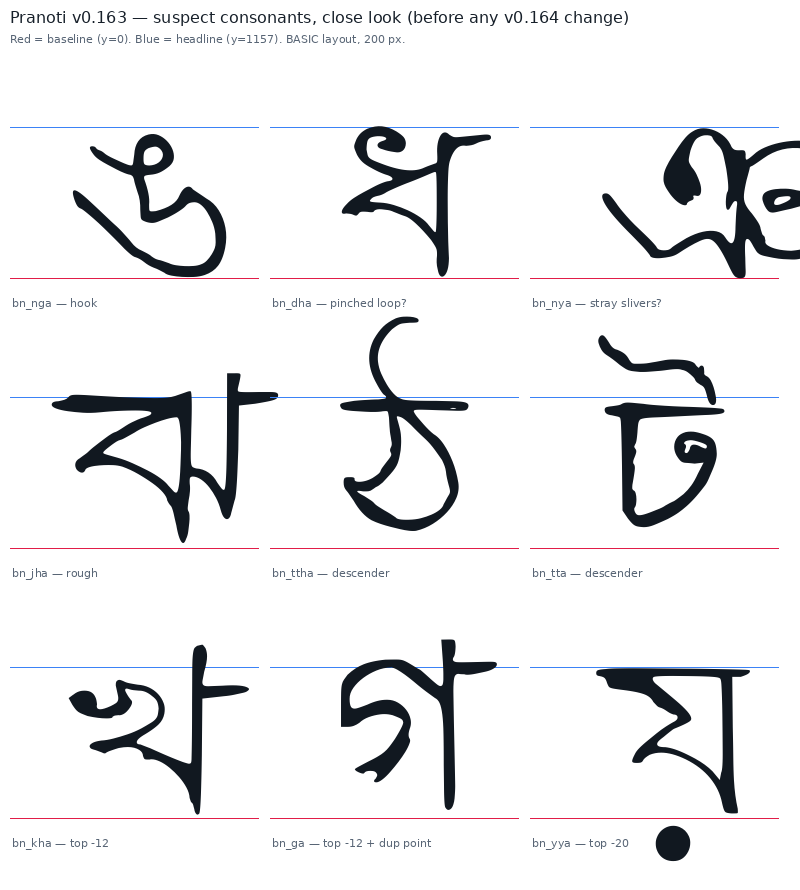
#> input picture specimens/closeup-suspects-v0.163.png, 800 x 890 px, given in place of 1000036047_1_lxem.jpg, which was not available
$ python extract_cells.py
#> lines starting #> are read from the running program, lines starting #| are printed output that depends on the picture; after the words box and inside, x2 and y2 are one past the last pixel; in counts of white or black regions, pixels touching at a corner belong together
### tools/grid_detect.py
#!/usr/bin/env python3
"""v0.160 grid detection: find row bands and column segments in a
handwriting sheet photo, extract tight cell crops, and build a labelled
contact sheet for visual verification of the cell->glyph mapping.

Method: threshold ink, horizontal projection -> row bands (split on gaps
>= min_row_gap), vertical projection inside each band -> column segments
(split on gaps >= min_col_gap). Despeckle: drop connected components
smaller than MIN_AREA px (paper specks / JPEG noise, not strokes).
"""
import json, sys
import numpy as np
from PIL import Image, ImageDraw, ImageFont
from scipy import ndimage

THR = 100
MIN_AREA = 6
BORDER = 20  # ignore outer photo border (shadows / dark edges)


def load_ink(path, thr=THR):
    a = np.array(Image.open(path).convert('L'))
    ink = a < thr
    lab, n = ndimage.label(ink)
    if n:
        sizes = ndimage.sum_labels(ink, lab, range(1, n + 1))
        keep = np.zeros_like(ink)
        for i, s in enumerate(sizes, 1):
            if s >= MIN_AREA:
                keep |= (lab == i)
        ink = keep
    return ink


def runs(mask, min_gap):
    """Contiguous True runs, merging runs separated by < min_gap."""
    idx = np.where(mask)[0]
    if len(idx) == 0:
        return []
    out = []
    s = p = int(idx[0])
    for v in idx[1:]:
        v = int(v)
        if v - p > min_gap:
            out.append((s, p))
            s = v
        p = v
    out.append((s, p))
    return out


def detect(path, min_row_gap=25, min_col_gap=25, min_row_ink=200,
           min_col_ink=8):
    ink = load_ink(path)
    ink[:BORDER, :] = False
    ink[-BORDER:, :] = False
    ink[:, :BORDER] = False
    ink[:, -BORDER:] = False
    H, W = ink.shape
    rowsum = ink.sum(axis=1)
    bands = []
    for y0, y1 in runs(rowsum > 0, min_row_gap):
        if rowsum[y0:y1 + 1].sum() < min_row_ink:
            continue
        bands.append((y0, y1))
    # global column grid: segment x-centres from the widest bands
    raw = []
    for bi, (y0, y1) in enumerate(bands):
        colsum = ink[y0:y1 + 1, :].sum(axis=0)
        segs = []
        for x0, x1 in runs(colsum > 0, min_col_gap):
            sub = ink[y0:y1 + 1, x0:x1 + 1]
            if sub.sum() < min_col_ink:
                continue
            ys, xs = np.where(sub)
            segs.append((x0 + int(xs.min()), y0 + int(ys.min()),
                         x0 + int(xs.max()), y0 + int(ys.max())))
        # merge intra-glyph splits: parts of one glyph (e.g. ো = ে + া)
        # sit <55px apart; neighbouring glyphs are >=80px apart.
        merged = []
        for s in sorted(segs):
            if merged and s[0] - merged[-1][2] < 55:
                p = merged[-1]
                merged[-1] = (p[0], min(p[1], s[1]), s[2], max(p[3], s[3]))
            else:
                merged.append(s)
        for (x0, y0, x1, y1) in merged:
            raw.append((bi, x0, y0, x1, y1))
    # column grid: centres of the band with the most TOTAL ink (a full
    # consonant/letter row, not the punctuation row which has more cells
    # but far less ink and different column positions). The grid is used
    # ONLY to drop stray specks far outside the sheet columns; cells are
    # the raw segments, in left-to-right order within each band.
    per_band = {}
    for bi, x0, y0, x1, y1 in raw:
        per_band.setdefault(bi, []).append((x0, y0, x1, y1))
    ink_per_band = {bi: sum((s[2] - s[0]) * (s[3] - s[1]) for s in segs)
                    for bi, segs in per_band.items()}
    fullest = per_band[max(ink_per_band, key=ink_per_band.get)]
    centres = sorted((s[0] + s[2]) / 2 for s in fullest)
    grid = centres
    cells = []  # (band_i, col_i, x0, y0, x1, y1) tight ink boxes
    for bi, segs in sorted(per_band.items()):
        segs = sorted(segs)
        kept = []
        for (x0, y0, x1, y1) in segs:
            cx = (x0 + x1) / 2
            # drop strays: a segment whose centre is far from every grid
            # column AND far from its band-mates is a paper speck.
            if min(abs(g - cx) for g in grid) > 130 and len(segs) > 1:
                # keep it only if it sits inside the band's own span
                span0 = min(s[0] for s in segs)
                span1 = max(s[2] for s in segs)
                if cx < span0 - 20 or cx > span1 + 20:
                    continue
            kept.append((x0, y0, x1, y1))
        for ci, (x0, y0, x1, y1) in enumerate(kept):
            cells.append((bi, ci, x0, y0, x1, y1))
    return ink.shape, bands, cells, grid


# [26 lines left out: function contact_sheet, not called in this run]


# [10 lines that do not run on import are left out]

### tools/extract_cells.py
#!/usr/bin/env python3
"""v0.160 cell extraction: run grid detection on the clean source photos,
assign each detected cell to its glyph by the known sheet layout, save
tight cell crops, and build labelled contact sheets for visual checking.

Layouts (verified by reading the photos):
  Vowel sheet (11 rows x 7): rows অ আ ই ঈ উ ঊ ঋ এ ঐ ও ঔ, 7 instances each.
  Consonant sheet (10 rows):
    R0 ক খ গ ঘ ঙ চ ছ জ ঝ ঞ
    R1 ট ঠ ড ঢ ণ ত থ দ ধ ন
    R2 প ফ ব ভ ম য র ল শ ষ
    R3 স হ ড় ঢ় য় ৎ ং ঃ ঁ
    R4 া ি ী ু ূ ৃ ে ৈ ো ৌ
    R5 ো ৌ ো ৌ            (duplicates of R4's last two — backups)
    R6 । . , ; : :- : – — --- ...   (":-" and "---" ambiguous, "..." has no cmap entry)
    R7 / ‘ ’ “ ” ? !
    R8 ১ ২ ৩ ৪ ৫ ৬ ৭ ৮ ৯ ০
    R9 1 2 3 4 5 6 7 8 9 0  (Latin digits — out of scope, extracted for reference only)
"""
import json, sys
from pathlib import Path
import numpy as np
from PIL import Image, ImageDraw, ImageFont
sys.path.insert(0, str(Path(__file__).resolve().parent))
from grid_detect import detect

ROOT = Path('/home/hatch/workspace/fonts/bengali-hand/v0160-prep')
PHOTOS = Path('/home/hatch/workspace/user/files')

VOWEL_ROWS = ['অ', 'আ', 'ই', 'ঈ', 'উ', 'ঊ', 'ঋ', 'এ', 'ঐ', 'ও', 'ঔ']
VOWEL_GLYPHS = ['bn_a', 'bn_aa', 'bn_i', 'bn_ii', 'bn_u', 'bn_uu', 'bn_ri',
                'bn_e', 'bn_ai', 'bn_o', 'bn_au']
VOWEL_FILES = ['1000036047_1_lxem.jpg', '1000038364_2_t9wh.jpg',
               '1000036048_3_pr9o.jpg', '1000036049_4_24mu.jpg']

CONS_ROWS = [
    (['ক', 'খ', 'গ', 'ঘ', 'ঙ', 'চ', 'ছ', 'জ', 'ঝ', 'ঞ'],
     ['bn_ka', 'bn_kha', 'bn_ga', 'bn_gha', 'bn_nga', 'bn_ca', 'bn_cha',
      'bn_ja', 'bn_jha', 'bn_nya']),
    (['ট', 'ঠ', 'ড', 'ঢ', 'ণ', 'ত', 'থ', 'দ', 'ধ', 'ন'],
     ['bn_tta', 'bn_ttha', 'bn_dda', 'bn_ddha', 'bn_nna', 'bn_ta', 'bn_tha',
      'bn_da', 'bn_dha', 'bn_na']),
    (['প', 'ফ', 'ব', 'ভ', 'ম', 'য', 'র', 'ল', 'শ', 'ষ'],
     ['bn_pa', 'bn_pha', 'bn_ba', 'bn_bha', 'bn_ma', 'bn_ya', 'bn_ra',
      'bn_la', 'bn_sha', 'bn_ssa']),
    (['স', 'হ', 'ড়', 'ঢ়', 'য়', 'ৎ', 'ং', 'ঃ', 'ঁ'],
     ['bn_sa', 'bn_ha', 'bn_rra', 'bn_rha', 'bn_yya', None,
      'bn_anusvara', 'bn_visarga', 'bn_candrabindu']),
    (['া', 'ি', 'ী', 'ু', 'ূ', 'ৃ', 'ে', 'ৈ', 'ো', 'ৌ'],
     ['bn_aakaar', 'bn_ikaar', 'bn_iikaar', 'bn_ukaar', 'bn_uukaar',
      'bn_rikaar', 'bn_ekaar', 'bn_aikaar', 'bn_okaar', 'bn_aukaar']),
    (['ো', 'ৌ', 'ো', 'ৌ'], ['bn_okaar', 'bn_aukaar', 'bn_okaar', 'bn_aukaar']),
    (['।', '.', ',', ';', ':', ':-', ':', '–', '—', '---', '...'],
     ['danda', 'period', 'comma', 'semicolon', 'colon', None, 'colon',
      'hyphen', 'emdash', None, None]),
    (['/', '‘', '’', '“', '”', '?', '!'],
     ['slash', 'quoteleft', 'quoteright', 'quotedblleft', 'quotedblright',
      'question', 'exclam']),
    (['১', '২', '৩', '৪', '৫', '৬', '৭', '৮', '৯', '০'],
     ['bn_one', 'bn_two', 'bn_three', 'bn_four', 'bn_five', 'bn_six',
      'bn_seven', 'bn_eight', 'bn_nine', 'bn_zero']),
    (['1', '2', '3', '4', '5', '6', '7', '8', '9', '0'],
     [None] * 10),
]
CONS_FILES = ['1000033792_16_ve4v.jpg']  # photo 17 is backup only: its
# left edge carries a dark strip that the detector reads as an extra
# column; use it only for individual damaged cells, case by case.


def extract(photo, layout_rows, tag, outdir):
    """layout_rows: list of (chars, glyph_names). Returns manifest list."""
    path = PHOTOS / photo
    shape, bands, cells, grid = detect(str(path))
    im = Image.open(path).convert('L')
    W, H = im.size
    man = []
    assert len(bands) == len(layout_rows), \
        f'{photo}: {len(bands)} bands, expected {len(layout_rows)} rows'
    by_band = {}
    for (bi, ci, x0, y0, x1, y1) in cells:
        by_band.setdefault(bi, []).append((ci, x0, y0, x1, y1))
    for bi, (chars, glyphs) in enumerate(layout_rows):
        got = sorted(by_band.get(bi, []))
        if len(got) != len(chars):
            print(f'  !! {photo} band {bi}: {len(got)} cells, expected {len(chars)} '
                  f'({chars})')
        for ci, (cj, x0, y0, x1, y1) in enumerate(got):
            if ci >= len(chars):
                print(f'  !! {photo} band {bi}: extra cell {cj} at x{x0}-{x1}')
                continue
            pad = 8
            cx0, cy0 = max(0, x0 - pad), max(0, y0 - pad)
            cx1, cy1 = min(W, x1 + 1 + pad), min(H, y1 + 1 + pad)
            crop = im.crop((cx0, cy0, cx1, cy1))
            name = f'{tag}_r{bi + 1}c{ci + 1}.png'
            crop.save(outdir / name)
            man.append(dict(photo=photo, tag=tag, row=bi + 1, col=ci + 1,
                            char=chars[ci], glyph=glyphs[ci],
                            box=[x0, y0, x1, y1], cropbox=[cx0, cy0, cx1, cy1],
                            file=str(outdir / name)))
    return man


# [21 lines left out: function sheet, not called in this run]


def main():
    outdir = ROOT / 'cells'
    outdir.mkdir(parents=True, exist_ok=True)
    manifest = []
    for photo in VOWEL_FILES:
        tag = photo.split('_')[0][-2:] if False else photo[:10]
        tag = 'vow_' + photo.split('_')[1]  # vow_1, vow_2, ...
        layout = [( [c], [g]) for c, g in zip(VOWEL_ROWS, VOWEL_GLYPHS)]
        # expand: each row has 7 instances of the same glyph
        rows = []
        for c, g in zip(VOWEL_ROWS, VOWEL_GLYPHS):
            rows.append(([c] * 7, [g] * 7))
        print(photo, '->', tag)
        manifest += extract(photo, rows, tag, outdir)
#> in load_ink, `a = np.array(Image.open(path).convert('L'))`:
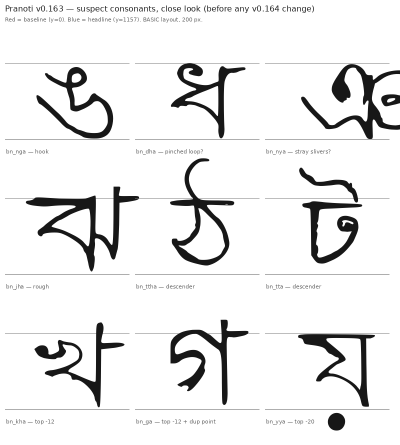
#> a: shape (890, 800) (shown at 1/2 size); min 23, max 255, mean 235.2
#> in load_ink, `ink = a < thr`:
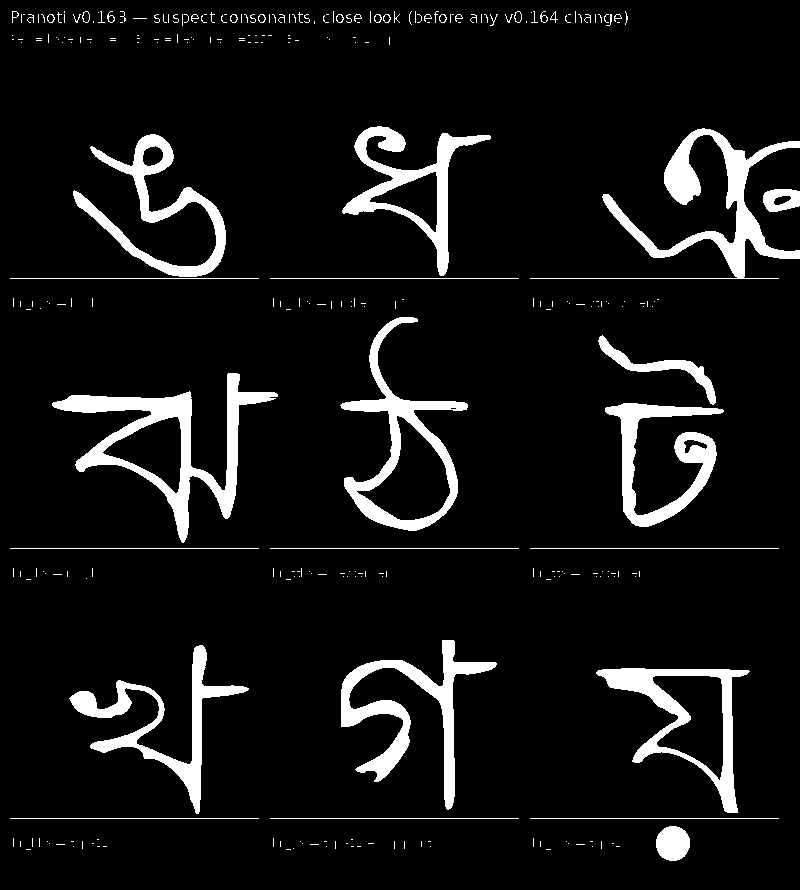
#> ink: shape (890, 800) bool; 8.1% white; 311 white regions (258 under 20 px), largest, box (x1, y1, x2, y2) and area: (52, 373, 278, 543) 7864, (530, 128, 800, 279) 6921, (341, 640, 497, 810) 5821
#> in load_ink, `lab, n = ndimage.label(ink)`:
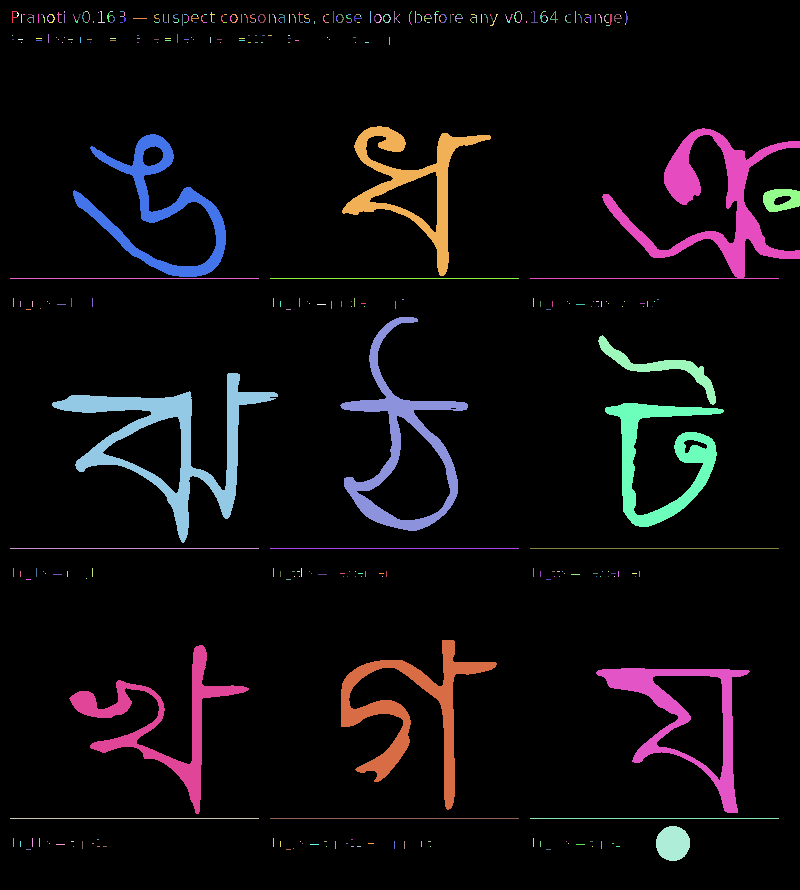
#> lab: shape (890, 800) int32; 445 distinct labels, from 0 to 444; one colour per label, 0 black
#> in load_ink, `lab, n = ndimage.label(ink)`: n = 444
#> in load_ink, `sizes = ndimage.sum_labels(ink, lab, range(1, n + 1))`: sizes = 444 values, max 7864 at index 331, min 1 at index 9, mean 129.6
#> the loop in load_ink, `for i, s in enumerate(sizes, 1):` made 444 passes
#> s on passes 1 to 3: 20, 2, 3
#> pass 1, in load_ink, `keep |= (lab == i)`:
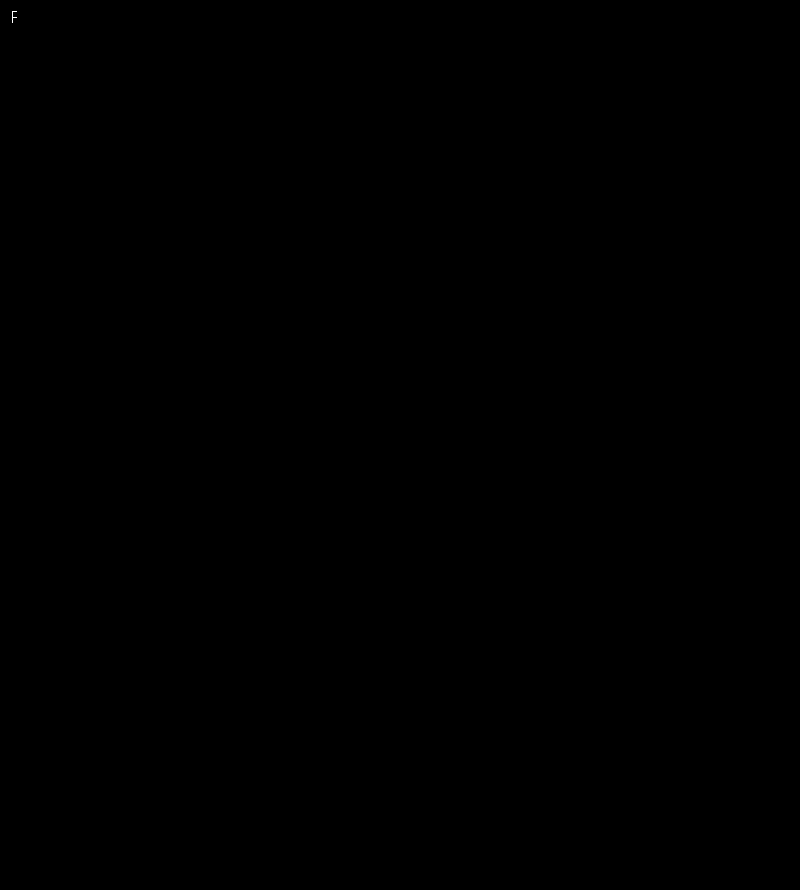
#> keep: shape (890, 800) bool; 0% white in thin lines or dots, all inside (x1, y1, x2, y2) = (12, 11, 17, 23)
#> after the loop in load_ink, `for i, s in enumerate(sizes, 1):`:
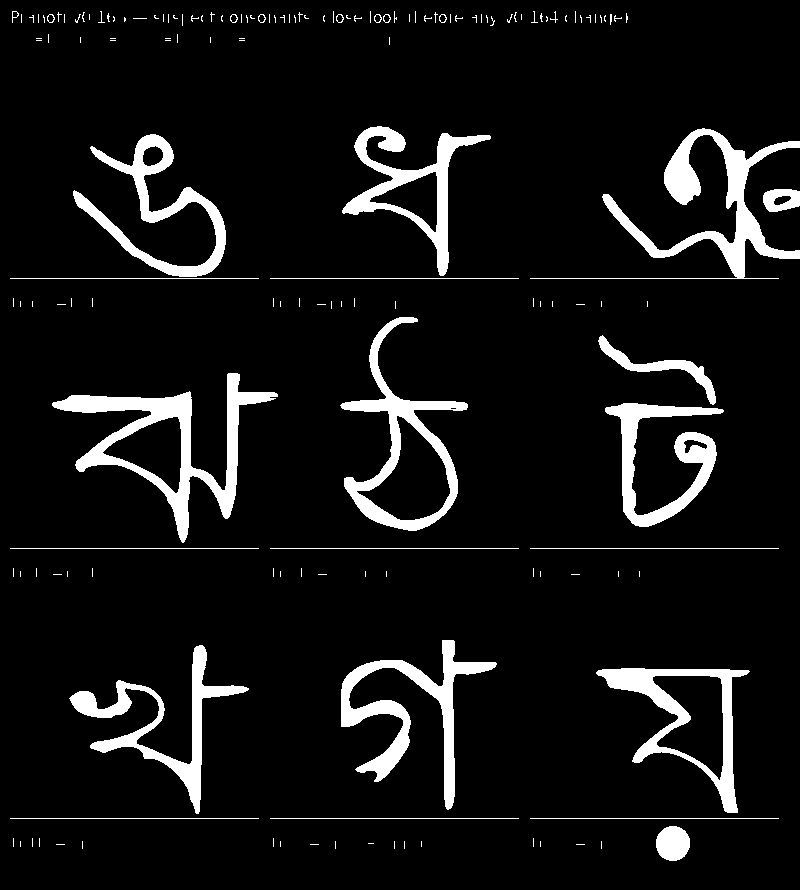
#> keep: shape (890, 800) bool; 8% white; 162 white regions (133 under 20 px), largest, box (x1, y1, x2, y2) and area: (52, 373, 278, 543) 7864, (530, 128, 800, 279) 6921, (341, 640, 497, 810) 5821
#> in detect, `ink[:, -BORDER:] = False`:
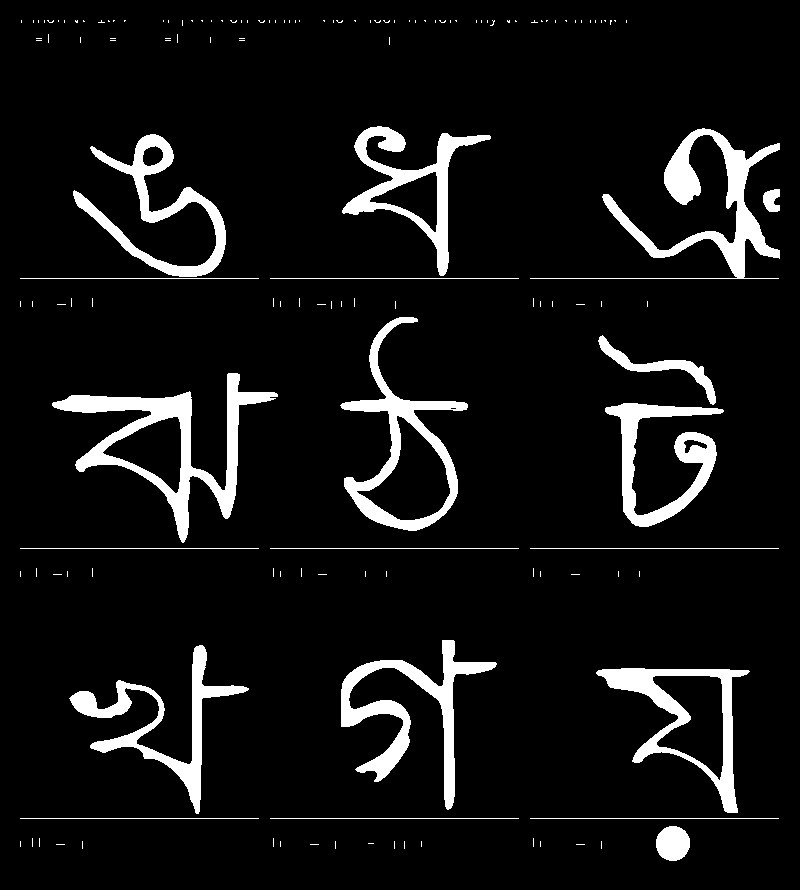
#> ink: shape (890, 800) bool; 7.8% white; 150 white regions (130 under 20 px), largest, box (x1, y1, x2, y2) and area: (52, 373, 278, 543) 7864, (530, 128, 780, 279) 6614, (341, 640, 497, 810) 5821
#> in detect, `rowsum = ink.sum(axis=1)`: rowsum = 890 values, max 737 at index 278, min 0 at index 0, mean 62.36
#> in runs, `s = p = int(idx[0])`: s = 20
#> the loop in detect, `for y0, y1 in runs(rowsum > 0, min_row_gap):` made 3 passes
#> (y0, y1) on passes 1 to 3: (20, 44), (126, 576), (640, 860)
#> after the loop in detect, `for y0, y1 in runs(rowsum > 0, min_row_gap):`: bands = [(20, 44), (126, 576), (640, 860)]
#> the loop in detect, `for bi, (y0, y1) in enumerate(bands):` made 3 passes
#> after the loop in detect, `for bi, (y0, y1) in enumerate(bands):`:
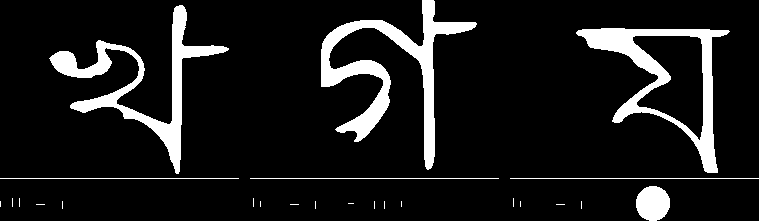
#> sub: shape (221, 759) bool; 10.5% white; 24 white regions (17 under 20 px), largest, box (x1, y1, x2, y2) and area: (321, 0, 477, 170) 5821, (49, 5, 229, 174) 4975, (576, 28, 730, 173) 4926
#> after the loop in detect, `for bi, (y0, y1) in enumerate(bands):`: raw = [(0, 21, 20, 626, 44), (1, 20, 126, 779, 576), (2, 20, 640, 778, 860)]
#> the loop in detect, `for bi, x0, y0, x1, y1 in raw:` made 3 passes
#> (x0, y0, x1, y1) on passes 1 to 3: (21, 20, 626, 44), (20, 126, 779, 576), (20, 640, 778, 860)
#> after the loop in detect, `for bi, x0, y0, x1, y1 in raw:`: per_band = {0: [(21, 20, 626, 44)], 1: [(20, 126, 779, 576)], 2: [(20, 640, 778, 860)]}
#> in detect, `ink_per_band = {bi: sum((s[2] - s[0]) * (s[3] - s[1]) for s in segs) f..`: ink_per_band = {0: 14520, 1: 341550, 2: 166760}
#> in detect, `fullest = per_band[max(ink_per_band, key=ink_per_band.get)]`: fullest = [(20, 126, 779, 576)]
#> in detect, `centres = sorted((s[0] + s[2]) / 2 for s in fullest)`: centres = [399.5]
#> the loop in detect, `for bi, segs in sorted(per_band.items()):` made 3 passes
#> after the loop in detect, `for bi, segs in sorted(per_band.items()):`: cells = [(0, 0, 21, 20, 626, 44), (1, 0, 20, 126, 779, 576), (2, 0, 20, 640, 778, 860)]
#> in extract, `shape, bands, cells, grid = detect(str(path))`: shape = (890, 800); bands = [(20, 44), (126, 576), (640, 860)]; grid = [399.5]
    for photo in CONS_FILES:
        tag = 'cons_' + photo.split('_')[1]
        print(photo, '->', tag)
        manifest += extract(photo, CONS_ROWS, tag, outdir)
    json.dump(manifest, open(ROOT / 'cells.json', 'w'), ensure_ascii=False, indent=1)
    print('total cells:', len(manifest))
    # contact sheets
    vow1 = [m for m in manifest if m['tag'] == 'vow_1']
    sheet(vow1, ROOT / 'contact_vowels.png', cols=7,
          label=lambda m: f"r{m['row']}c{m['col']} {m['char']}")
    cons16 = [m for m in manifest if m['tag'] == 'cons_16']
    sheet(cons16, ROOT / 'contact_consonants.png', cols=10,
          label=lambda m: f"r{m['row']}c{m['col']} {m['char']}")
    print('done')


if __name__ == '__main__':
#> (the run stopped early here; a loop or call above may not have finished)
